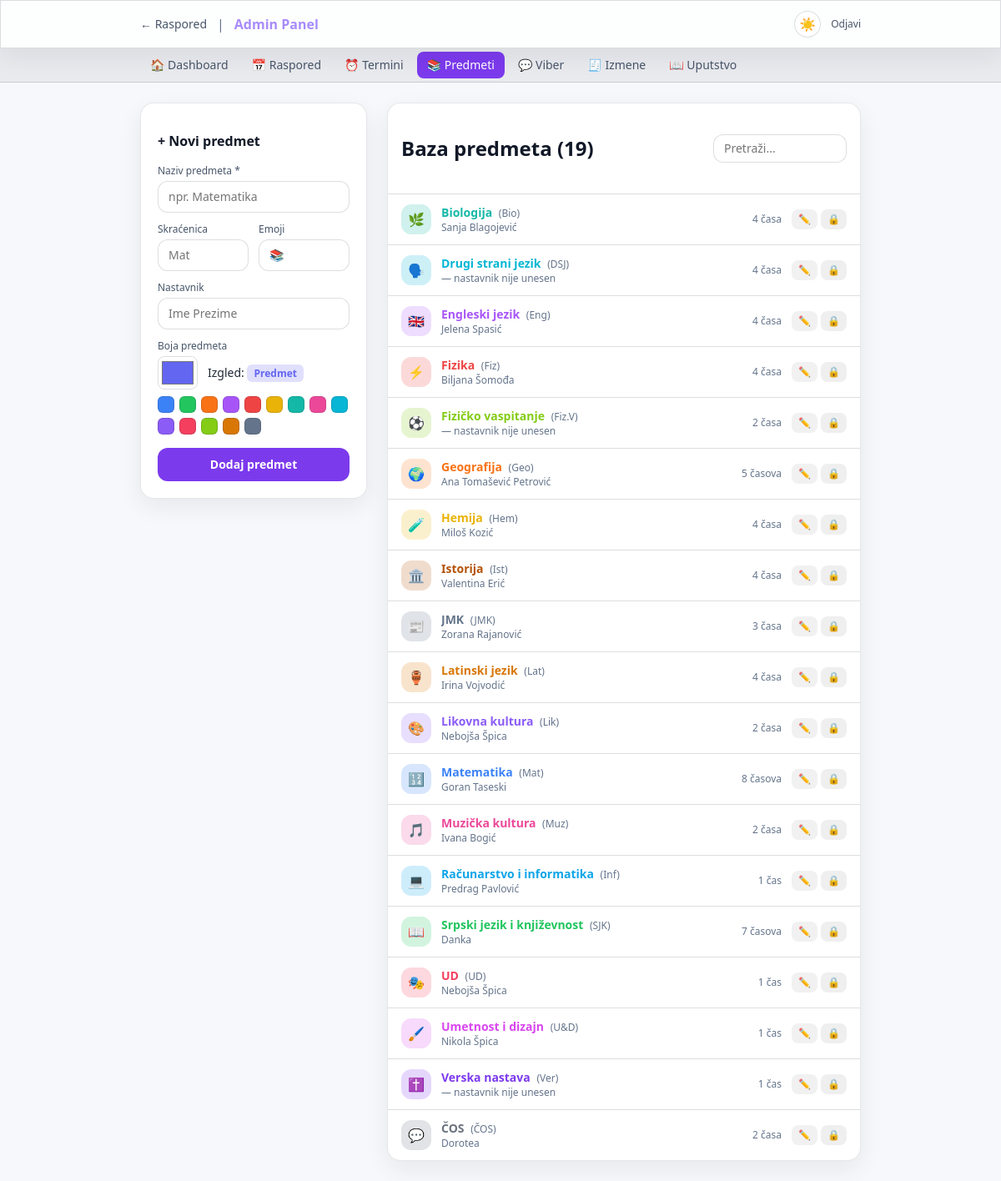
/admin/subjects.php (signed in), run on the app's committed database.
### tables this page shows
CREATE TABLE subjects (
        id         INTEGER PRIMARY KEY AUTOINCREMENT,
        name       TEXT NOT NULL UNIQUE,
        short_name TEXT,
        teacher    TEXT,
        color      TEXT DEFAULT '#6366f1',
        emoji      TEXT DEFAULT '📚',
        sort_order INTEGER DEFAULT 0,
        created_at DATETIME DEFAULT CURRENT_TIMESTAMP
    );

### lib/db.php (called while the page is built, shortened)
<?php
function getAllSubjects(PDO $db): array {
    return $db->query("SELECT * FROM subjects ORDER BY name")->fetchAll();
}
function h(string $s): string {
    return htmlspecialchars($s, ENT_QUOTES | ENT_SUBSTITUTE, 'UTF-8');
}

### admin/subjects.php (the view, shortened to what this page needs)
<?php
$db = getDB();
$subjects = getAllSubjects($db);
$usage = [];
foreach ($db->query("SELECT subject_id, COUNT(*) as cnt FROM schedule WHERE subject_id IS NOT NULL GROUP BY subject_id")->fetchAll() as $row) {
    $usage[$row['subject_id']] = $row['cnt'];
}
?>
<!DOCTYPE html>
<html lang="sr">
<head>
</head>
<body class="min-h-screen">
<div class="max-w-4xl mx-auto px-4 py-6 space-y-6">
  <div class="grid grid-cols-1 lg:grid-cols-3 gap-6">
    <div class="lg:col-span-1">
      <div class="card rounded-2xl p-5" id="form-card">
        <h2 class="text-base font-bold mb-4" id="form-title">+ Novi predmet</h2>
        <form method="POST" id="subject-form" class="space-y-3">
          <div>
            <label class="text-xs text-slate-400 mb-1 block">Naziv predmeta *</label>
            <input type="text" name="name" id="form-name" required maxlength="80"
                   placeholder="npr. Matematika"
                   class="w-full bg-black/30 border border-white/10 rounded-xl px-3 py-2 text-white text-sm focus:outline-none focus:border-violet-500">
          </div>
          <div class="grid grid-cols-2 gap-3">
            <div>
              <label class="text-xs text-slate-400 mb-1 block">Skraćenica</label>
              <input type="text" name="short_name" id="form-short" maxlength="6"
                     placeholder="Mat"
                     class="w-full bg-black/30 border border-white/10 rounded-xl px-3 py-2 text-white text-sm focus:outline-none focus:border-violet-500">
            </div>
            <div>
              <label class="text-xs text-slate-400 mb-1 block">Emoji</label>
              <input type="text" name="emoji" id="form-emoji" maxlength="4"
                     placeholder="📚"
                     class="w-full bg-black/30 border border-white/10 rounded-xl px-3 py-2 text-white text-sm focus:outline-none focus:border-violet-500">
            </div>
          </div>
          <div>
            <label class="text-xs text-slate-400 mb-1 block">Nastavnik</label>
            <input type="text" name="teacher" id="form-teacher" maxlength="80"
                   placeholder="Ime Prezime"
                   class="w-full bg-black/30 border border-white/10 rounded-xl px-3 py-2 text-white text-sm focus:outline-none focus:border-violet-500">
          </div>
          <div>
            <label class="text-xs text-slate-400 mb-1 block">Boja predmeta</label>
            <div class="flex items-center gap-3">
              <input type="color" name="color" id="form-color" value="#6366f1"
                     class="w-12 h-10 rounded-lg border border-white/10 bg-transparent cursor-pointer">
              <div class="text-sm text-slate-300" id="color-preview">
                Izgled: <span id="color-swatch" class="px-2 py-0.5 rounded-md text-xs font-bold">Predmet</span>
              </div>
            </div>
            <div class="flex flex-wrap gap-1.5 mt-2">
              <?php foreach (['#3b82f6','#22c55e','#f97316','#a855f7','#ef4444','#eab308','#14b8a6','#ec4899','#06b6d4','#8b5cf6','#f43f5e','#84cc16','#d97706','#64748b'] as $c): ?>
              <button type="button" onclick="setColor('<?= $c ?>')"
                      class="color-palette-swatch w-5 h-5 rounded-md transition-transform hover:scale-110 border border-white/20"
                      data-color="<?= $c ?>"></button>
              <?php endforeach; ?>
            </div>
          </div>
          <div class="flex gap-2 pt-1">
            <button type="submit" class="flex-1 bg-violet-600 hover:bg-violet-500 text-white font-bold py-2.5 rounded-xl transition-all text-sm" id="submit-btn">
              Dodaj predmet
            </button>
          </div>
        </form>
      </div>
    </div>
    <div class="lg:col-span-2">
      <div class="card rounded-2xl overflow-hidden">
        <div class="p-4 border-b border-white/10 flex items-center justify-between">
          <h2 class="font-bold">Baza predmeta (<?= count($subjects) ?>)</h2>
          <input type="text" id="search-input" placeholder="Pretraži..." oninput="filterList(this.value)"
                 class="bg-black/30 border border-white/10 rounded-xl px-3 py-1.5 text-white text-sm w-40 focus:outline-none focus:border-violet-500">
        </div>
        <div id="subjects-list">
          <?php foreach ($subjects as $s):
            $cnt = $usage[$s['id']] ?? 0;
          ?>
          <div class="subject-row border-b border-white/5 last:border-b-0 px-4 py-3 flex items-center gap-3 transition-colors"
               data-name="<?= h(strtolower($s['name'])) ?>" data-teacher="<?= h(strtolower($s['teacher']??'')) ?>"
               data-color="<?= h($s['color']) ?>">
            <div class="subject-icon-bg flex-shrink-0 w-9 h-9 rounded-xl flex items-center justify-center text-base">
              <?= h($s['emoji']??'📚') ?>
            </div>
            <div class="flex-1 min-w-0">
              <div class="subject-color-text font-semibold text-sm truncate">
                <?= h($s['name']) ?>
                <?php if ($s['short_name']): ?>
                <span class="text-xs text-slate-500 font-normal ml-1">(<?= h($s['short_name']) ?>)</span>
                <?php endif; ?>
              </div>
              <div class="text-xs text-slate-500"><?= $s['teacher'] ? h($s['teacher']) : '— nastavnik nije unesen' ?></div>
            </div>
            <div class="text-xs text-slate-600 flex-shrink-0">
              <?= $cnt ?> <?= $cnt === 1 ? 'čas' : ($cnt < 5 ? 'časa' : 'časova') ?>
            </div>
            <div class="flex gap-1 flex-shrink-0">
              <button onclick='editSubject(<?= json_encode($s) ?>)'
                      class="text-xs bg-white/5 hover:bg-white/10 text-slate-300 px-2 py-1 rounded-lg transition-all">
                ✏️
              </button>
              <?php if ($cnt === 0): ?>
              <form method="POST" onsubmit="return confirm('Obriši predmet?')">
                <input type="hidden" name="csrf_token" value="<?= csrf() ?>">
                <input type="hidden" name="action" value="delete">
                <input type="hidden" name="id" value="<?= $s['id'] ?>">
                <button type="submit" class="text-xs bg-red-500/10 hover:bg-red-500/30 text-red-400 px-2 py-1 rounded-lg transition-all">🗑️</button>
              </form>
              <?php else: ?>
              <button class="text-xs text-slate-700 px-2 py-1 rounded-lg cursor-not-allowed" title="Predmet se koristi u rasporedu">🔒</button>
              <?php endif; ?>
            </div>
          </div>
          <?php endforeach; ?>
        </div>
      </div>
    </div>
  </div>
</div>
</body>
</html>

### assets/css/admin.css (style rules this page uses)
body { background: var(--page-bg); color: var(--page-text); font-family: system-ui, sans-serif; }
.card { background: var(--surface-card); border: 1px solid var(--border-subtle); }
.color-palette-swatch { background: var(--item-color); }
.subject-icon-bg { background: rgba(var(--item-rgb), .2); }
.subject-color-text, .slot-period-number, .subject-dropdown-option { color: var(--item-color); }

### assets/css/theme.css (style rules this page uses)
:root { --page-bg: #0f0f1a; --page-text: #e2e8f0; --surface-glass: rgba(255, 255, 255, 0.05); --surface-card: rgba(255, 255, 255, 0.04); --surface-muted: rgba(255, 255, 255, 0.06); --surface-hover: rgba(255, 255, 255, 0.1); --border-subtle: rgba(255, 255, 255, 0.08); --border-soft: rgba(255, 255, 255, 0.1); --text-strong: #f8fafc; --text-main: #e2e8f0; --text-muted: #94a3b8; --text-faint: #64748b; --input-bg: rgba(0, 0, 0, 0.3); --input-bg-strong: rgba(0, 0, 0, 0.4); --scroll-track: #15152a; --scroll-thumb: #3a3a5c; --theme-toggle-bg: rgba(255, 255, 255, 0.08); --theme-toggle-border: rgba(255, 255, 255, 0.14); }
:root[data-theme="light"] { --page-bg: #f7f8fb; --page-text: #111827; --surface-glass: rgba(255, 255, 255, 0.82); --surface-card: rgba(255, 255, 255, 0.9); --surface-muted: rgba(15, 23, 42, 0.06); --surface-hover: rgba(15, 23, 42, 0.1); --border-subtle: rgba(15, 23, 42, 0.1); --border-soft: rgba(15, 23, 42, 0.14); --text-strong: #0f172a; --text-main: #1f2937; --text-muted: #475569; --text-faint: #64748b; --input-bg: rgba(255, 255, 255, 0.92); --input-bg-strong: rgba(255, 255, 255, 0.98); --scroll-track: #e2e8f0; --scroll-thumb: #94a3b8; --theme-toggle-bg: rgba(255, 255, 255, 0.9); --theme-toggle-border: rgba(15, 23, 42, 0.14); }
:root[data-theme="light"], :root[data-theme="light"] body { background: var(--page-bg) !important; color: var(--page-text) !important; }
:root[data-theme="light"] .glass, :root[data-theme="light"] .card { background: var(--surface-card); border-color: var(--border-subtle); box-shadow: 0 10px 28px rgba(15, 23, 42, 0.07); }
:root[data-theme="light"] .text-white, :root[data-theme="light"] .text-slate-100, :root[data-theme="light"] .text-slate-200, :root[data-theme="light"] .text-slate-300 { color: var(--text-main); }
:root[data-theme="light"] .week-badge-a.text-white, :root[data-theme="light"] .week-badge-b.text-white, :root[data-theme="light"] .bg-violet-600.text-white, :root[data-theme="light"] .bg-slate-700.text-white, :root[data-theme="light"] .bg-gradient-to-r.text-white, :root[data-theme="light"] .viber-btn.text-white, :root[data-theme="light"] .viber-share-btn.text-white { color: #fff; }
:root[data-theme="light"] .text-slate-400 { color: var(--text-muted); }
:root[data-theme="light"] .text-slate-500, :root[data-theme="light"] .text-slate-600, :root[data-theme="light"] .text-slate-700 { color: var(--text-faint); }
:root[data-theme="light"] .bg-black, :root[data-theme="light"] .bg-black\/20, :root[data-theme="light"] .bg-black\/30, :root[data-theme="light"] .bg-black\/40, :root[data-theme="light"] .bg-black\/70, :root[data-theme="light"] .bg-\[\#1e1e35\], :root[data-theme="light"] .bg-slate-800, :root[data-theme="light"] .bg-white\/5, :root[data-theme="light"] .bg-white\/10, :root[data-theme="light"] .bg-slate-800\/50 { background-color: var(--surface-muted); }
:root[data-theme="light"] .border-white\/5, :root[data-theme="light"] .border-white\/10, :root[data-theme="light"] .border-white\/15, :root[data-theme="light"] .border-white\/20 { border-color: var(--border-soft); }
:root[data-theme="light"] input, :root[data-theme="light"] select, :root[data-theme="light"] textarea { color: var(--text-main); }
:root[data-theme="light"] input.bg-white\/5, :root[data-theme="light"] input.bg-black\/30, :root[data-theme="light"] input.bg-black\/40, :root[data-theme="light"] select.bg-black\/30, :root[data-theme="light"] select.bg-black\/40, :root[data-theme="light"] textarea.bg-black\/30, :root[data-theme="light"] textarea.bg-black\/40 { background-color: var(--input-bg-strong); border-color: var(--border-soft); }

### data on the page
subjects: emoji "🌿", name "Biologija", short_name "Bio", teacher "Sanja Blagojević", id "4", shows "časa"
subjects: emoji "🗣️", name "Drugi strani jezik", short_name "DSJ", teacher "— nastavnik nije unesen", id "4", shows "časa"
subjects: emoji "🇬🇧", name "Engleski jezik", short_name "Eng", teacher "Jelena Spasić", id "4", shows "časa"
subjects: emoji "⚡", name "Fizika", short_name "Fiz", teacher "Biljana Šomođa", id "4", shows "časa"
subjects: emoji "⚽", name "Fizičko vaspitanje", short_name "Fiz.V", teacher "— nastavnik nije unesen", id "2", shows "časa"
subjects: emoji "🌍", name "Geografija", short_name "Geo", teacher "Ana Tomašević Petrović", id "5", shows "časova"
subjects: emoji "🧪", name "Hemija", short_name "Hem", teacher "Miloš Kozić", id "4", shows "časa"
subjects: emoji "🏛️", name "Istorija", short_name "Ist", teacher "Valentina Erić", id "4", shows "časa"
subjects: emoji "📰", name "JMK", short_name "JMK", teacher "Zorana Rajanović", id "3", shows "časa"
subjects: emoji "🏺", name "Latinski jezik", short_name "Lat", teacher "Irina Vojvodić", id "4", shows "časa"
subjects: emoji "🎨", name "Likovna kultura", short_name "Lik", teacher "Nebojša Špica", id "2", shows "časa"
subjects: emoji "🔢", name "Matematika", short_name "Mat", teacher "Goran Taseski", id "8", shows "časova"
subjects: emoji "🎵", name "Muzička kultura", short_name "Muz", teacher "Ivana Bogić", id "2", shows "časa"
subjects: emoji "💻", name "Računarstvo i informatika", short_name "Inf", teacher "Predrag Pavlović", id "1", shows "čas"
subjects: emoji "📖", name "Srpski jezik i književnost", short_name "SJK", teacher "Danka", id "7", shows "časova"
subjects: emoji "🎭", name "UD", short_name "UD", teacher "Nebojša Špica", id "1", shows "čas"
subjects: emoji "🖌️", name "Umetnost i dizajn", short_name "U&D", teacher "Nikola Špica", id "1", shows "čas"
subjects: emoji "✝️", name "Verska nastava", short_name "Ver", teacher "— nastavnik nije unesen", id "1", shows "čas"
subjects: emoji "💬", name "ČOS", short_name "ČOS", teacher "Dorotea", id "2", shows "časa"

### other printed values
$title "Admin Panel"
$label "🏠 Dashboard"
$label "📅 Raspored"
$label "⏰ Termini"
$label "📚 Predmeti"
$label "💬 Viber"
$label "🧾 Izmene"
$label "📖 Uputstvo"
count($subjects) "19"
